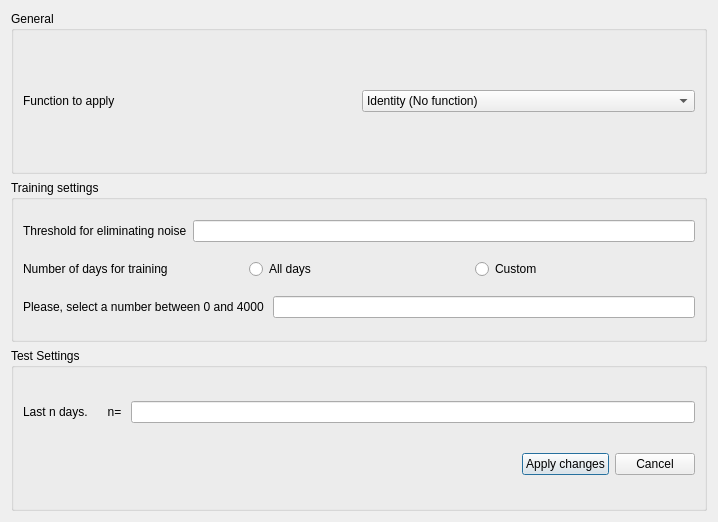
<?xml version="1.0" encoding="UTF-8"?>
<ui version="4.0">
 <class>Dialog</class>
 <widget class="QDialog" name="Dialog">
  <property name="geometry">
   <rect>
    <x>0</x>
    <y>0</y>
    <width>718</width>
    <height>522</height>
   </rect>
  </property>
  <property name="windowTitle">
   <string>Dialog</string>
  </property>
  <layout class="QVBoxLayout" name="verticalLayout">
   <item>
    <widget class="QGroupBox" name="general_settings_group">
     <property name="title">
      <string>General</string>
     </property>
     <layout class="QVBoxLayout" name="verticalLayout_2">
      <item>
       <layout class="QHBoxLayout" name="horizontalLayout">
        <item>
         <widget class="QLabel" name="label">
          <property name="text">
           <string>Function to apply</string>
          </property>
         </widget>
        </item>
        <item>
         <widget class="QComboBox" name="comboBox">
          <item>
           <property name="text">
            <string>Identity (No function)</string>
           </property>
          </item>
          <item>
           <property name="text">
            <string>Sin</string>
           </property>
          </item>
          <item>
           <property name="text">
            <string>Cos</string>
           </property>
          </item>
          <item>
           <property name="text">
            <string>Tan</string>
           </property>
          </item>
         </widget>
        </item>
       </layout>
      </item>
     </layout>
    </widget>
   </item>
   <item>
    <widget class="QGroupBox" name="training_settings_group">
     <property name="title">
      <string>Training settings</string>
     </property>
     <layout class="QVBoxLayout" name="verticalLayout_3">
      <item>
       <layout class="QHBoxLayout" name="horizontalLayout_4">
        <item>
         <widget class="QLabel" name="label_4">
          <property name="text">
           <string>Threshold for eliminating noise</string>
          </property>
         </widget>
        </item>
        <item>
         <widget class="QLineEdit" name="lineEdit_4"/>
        </item>
       </layout>
      </item>
      <item>
       <layout class="QHBoxLayout" name="horizontalLayout_5">
        <item>
         <widget class="QLabel" name="label_5">
          <property name="text">
           <string>Number of days for training</string>
          </property>
         </widget>
        </item>
        <item>
         <widget class="QRadioButton" name="radioButton">
          <property name="text">
           <string>All days</string>
          </property>
         </widget>
        </item>
        <item>
         <widget class="QRadioButton" name="radioButton_2">
          <property name="text">
           <string>Custom</string>
          </property>
         </widget>
        </item>
       </layout>
      </item>
      <item>
       <layout class="QHBoxLayout" name="horizontalLayout_2">
        <item>
         <widget class="QLabel" name="label_2">
          <property name="text">
           <string>Please, select a number between 0 and 4000 </string>
          </property>
         </widget>
        </item>
        <item>
         <widget class="QLineEdit" name="lineEdit_5"/>
        </item>
       </layout>
      </item>
     </layout>
    </widget>
   </item>
   <item>
    <widget class="QGroupBox" name="test_settings_group">
     <property name="title">
      <string>Test Settings</string>
     </property>
     <layout class="QVBoxLayout" name="verticalLayout_4">
      <item>
       <layout class="QHBoxLayout" name="horizontalLayout_6">
        <item>
         <widget class="QLabel" name="label_6">
          <property name="text">
           <string>Last n days.      n= </string>
          </property>
         </widget>
        </item>
        <item>
         <widget class="QLineEdit" name="lineEdit_6"/>
        </item>
       </layout>
      </item>
      <item>
       <layout class="QHBoxLayout" name="horizontalLayout_3">
        <item>
         <spacer name="horizontalSpacer">
          <property name="orientation">
           <enum>Qt::Horizontal</enum>
          </property>
          <property name="sizeHint" stdset="0">
           <size>
            <width>40</width>
            <height>20</height>
           </size>
          </property>
         </spacer>
        </item>
        <item>
         <widget class="QPushButton" name="pushButton_2">
          <property name="text">
           <string>Apply changes</string>
          </property>
         </widget>
        </item>
        <item>
         <widget class="QPushButton" name="pushButton">
          <property name="text">
           <string>Cancel</string>
          </property>
         </widget>
        </item>
       </layout>
      </item>
     </layout>
    </widget>
   </item>
  </layout>
 </widget>
 <resources/>
 <connections/>
</ui>
